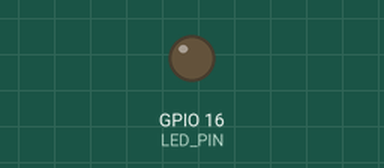
Recording of a program running on a simulated ESP32. Parts: output pins drawn as LEDs (lit = HIGH).

Above: at 0.15 s.
At 2.25 s:
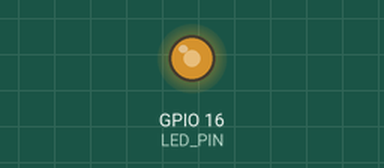
Timing chart, 0 to 2.1 s (numbered marks = the images above):
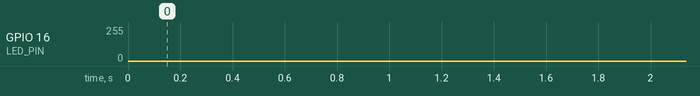

The program:

main.cpp
```cpp
/*
 * Example 8 for ESP 32 programing class
 * PWM LED - use external LED on GPIO 16
 * Will use ESP32 "LED" PWM
 * This will not work on other hardware
 * NF 2022-05-28.
 * Changed to non blocking code 2022-7-16
 */

#include <Arduino.h>
#define LED_PIN 16  /* GPIO16 */


/* Setting ESP32 PWM Properties */
#define PWM_FREQ  5000 /* 5 KHz */
#define PWM_CHANNEL 0
#define PWMResolution 10
#define HOLD_MS 3

uint32_t dutyCycle;
uint32_t LastdutyCycle;
uint64_t pastMils;
const int MAX_DUTY_CYCLE = (int)(pow(2, PWMResolution) - 1);

void setup()
{
  ledcSetup(PWM_CHANNEL, PWM_FREQ, PWMResolution);
  /* Attach the LED PWM Channel to the GPIO Pin */
  ledcAttachPin(LED_PIN, PWM_CHANNEL);
  pastMils = millis();
  dutyCycle = 1;
  LastdutyCycle = 0;
}
void loop()
{
  /* Comment out blocking code -- Increasing the LED brightness with PWM */
  /*for(dutyCycle = 0; dutyCycle <= MAX_DUTY_CYCLE; dutyCycle++)
  {
    ledcWrite(PWM_CHANNEL, dutyCycle);
    delay(3);
  }
  //Decreasing the LED brightness with PWM
  for(dutyCycle = MAX_DUTY_CYCLE; dutyCycle >= 0; dutyCycle--)
  {
    ledcWrite(PWM_CHANNEL, dutyCycle);
    delay(3);
  }
  */

 // Non Blocking
  if(millis() > (pastMils + HOLD_MS))
  {
    // Going up
    if((dutyCycle > LastdutyCycle) && (dutyCycle < MAX_DUTY_CYCLE))
    {
      LastdutyCycle = dutyCycle;
      dutyCycle++;
    }
    // Going down
    if((dutyCycle < LastdutyCycle) && (dutyCycle > 0))
    {
      LastdutyCycle = dutyCycle;
      dutyCycle--;
    }
    // At top
    if (dutyCycle == MAX_DUTY_CYCLE)
    {
      LastdutyCycle = dutyCycle;
      dutyCycle--;
    }
    // At Bottom
    if (dutyCycle == 0)
    {
      LastdutyCycle = dutyCycle;
      dutyCycle++;
    }
    ledcWrite(PWM_CHANNEL, dutyCycle);
  }
}
```
